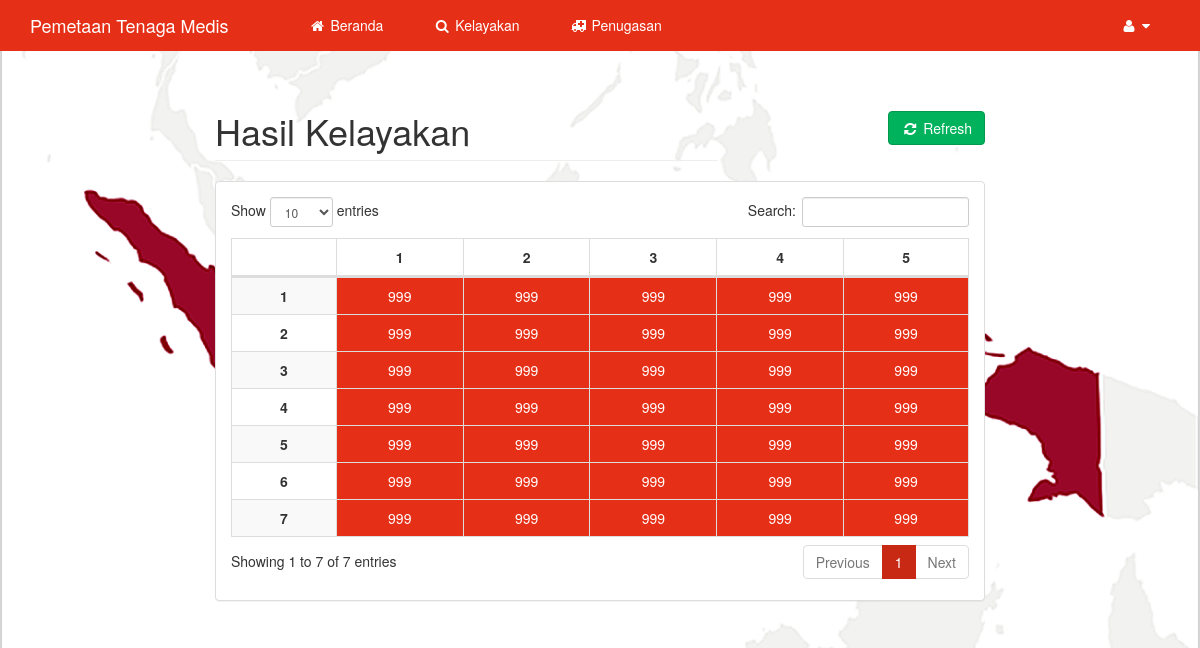
The page /index.php/compute on the database as committed earlier.
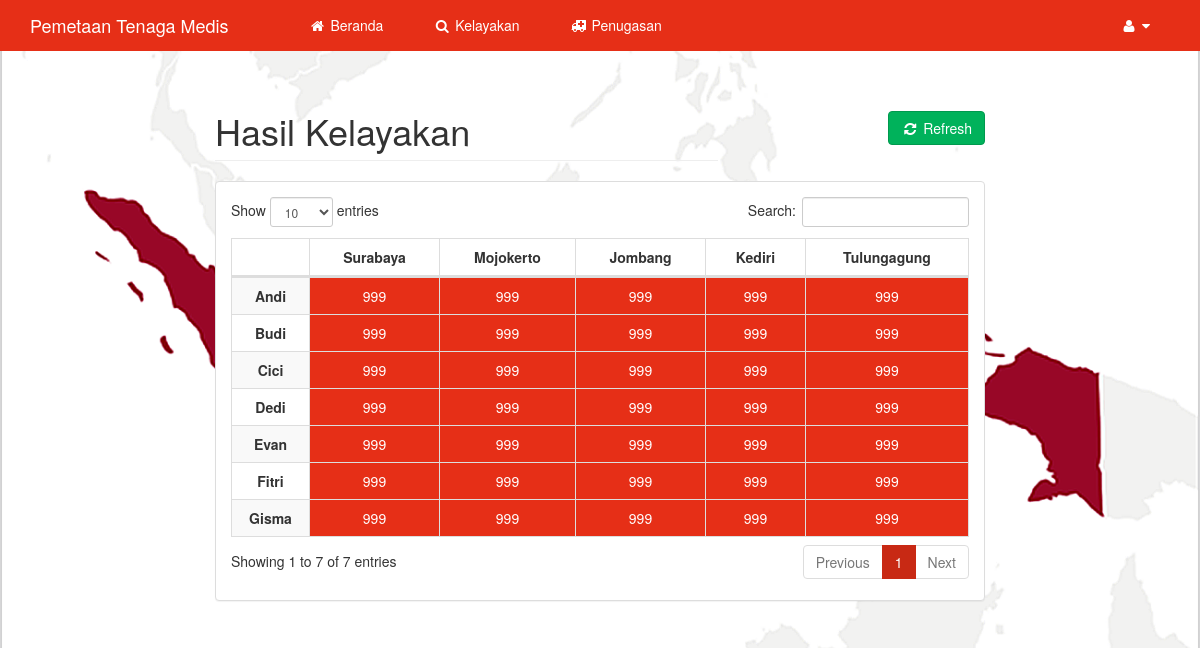
The same page on the database as committed later.
### tables this page shows
CREATE TABLE IF NOT EXISTS `kab_kota` (
  `id_kota` int(10) NOT NULL,
  `nama_kota` varchar(20) NOT NULL
);

CREATE TABLE IF NOT EXISTS `tenaga_medis` (
  `id_tenaga_medis` int(10) NOT NULL,
  `id_kota` int(10) DEFAULT NULL,
  `id_psm` int(10) DEFAULT NULL,
  `nama_tenaga_medis` varchar(50) NOT NULL
);

### application/controllers/Compute.php (called while the page is built, shortened)
<?php
class Compute extends CI_Controller
{
	public function __construct()
	{
		$this->Doctor = null;
		$this->City = null;
		$this->DoctorXCity = null;
	}
	private function getDoctor()
	{
		$this->load->model('tenaga_medis_model');
		$this->Doctor = $this->tenaga_medis_model->getAllID();
	}
	private function getCity()
	{
		$this->load->model('kab_kota_model');
		$this->City = $this->kab_kota_model->getAllID();
	}
	public function index()
	{
		$this->getDoctor();
		$this->getCity();
		foreach($this->Doctor as $row)
		{
			foreach($this->City as $col)
			{
				$this->DoctorXCity[$row->id][$col->id] = 999;
			}
		}
		$this->load->model('assignment');
		$this->load->model('biaya_model');
		$assignment = $this->assignment->get();
		$data['assignment'] = $this->DoctorXCity;
		$this->load->model('tenaga_medis_model');
		foreach($this->Doctor as $row)
		{
			$id = $row->id;
			$row->id = $this->tenaga_medis_model->getNama($id)->nama;
		}
		$data['doctor'] = $this->Doctor;
		$this->load->model('kab_kota_model');
		foreach($this->City as $row)
		{
			$id = $row->id;
			$row->id = $this->kab_kota_model->getNama($id)->nama;
		}
		$data['city'] = $this->City;
		$this->load->view('header');
		$this->load->view('feasible', $data);
		$this->load->view('footer');
	}
}

### index.php (called while the page is built, shortened)
<?php
require_once BASEPATH.'core/CodeIgniter.php';

### application/models/Kab_kota_model.php (called while the page is built, shortened)
<?php
class Kab_kota_model extends CI_Model
{
	public function getAllID()
	{
		$this->db->select('id_kota as id');
		$this->db->from('kab_kota');
		$data = $this->db->get();
		return $data->result();
	}
	public function getNama($id)
	{
		$this->db->select('nama_kota as nama');
		$this->db->from('kab_kota');
		$this->db->where('id_kota', $id);
		$data = $this->db->get();
		return $data->row();
	}
}

### application/models/Tenaga_medis_model.php (called while the page is built, shortened)
<?php
class Tenaga_medis_model extends CI_Model
{
	public function getAllID()
	{
		$this->db->select('id_tenaga_medis as id');
		$this->db->from('tenaga_medis');
		$data = $this->db->get();
		return $data->result();
	}
	public function getNama($id)
	{
		$this->db->select('nama_tenaga_medis as nama');
		$this->db->from('tenaga_medis');
		$this->db->where('id_tenaga_medis', $id);
		$data = $this->db->get();
		return $data->row();
	}
}

### application/models/assignment.php (called while the page is built, shortened)
<?php
class Assignment extends CI_Model
{
	public function get()
	{
		$this->db->select('tenaga_medis.id_tenaga_medis as id_t, kab_kota.id_kota as id_k, assignment.assignment as value');
		$this->db->from('assignment, tenaga_medis, kab_kota');
		$this->db->where('tenaga_medis.id_tenaga_medis = assignment.id_tenaga_medis and kab_kota.id_kota = assignment.id_kota');
		$data = $this->db->get();
		return $data->result();
	}
}

### application/views/feasible.php (the view, shortened to what this page needs)
<div class="col-lg-8 col-lg-offset-2" id="page-content">
    <div class="row">
        <div class="col-lg-8">
            <h1 class="page-header">Hasil Kelayakan</h1>
        </div>
		<div class="col-lg-4 text-right">
			<br/>
			<br/>
			<a href="<?php echo site_url("compute/main") ?>" class="btn btn-success" role="button">
				<i class="fa fa-refresh fa-fw"></i>
				Refresh
			</a>
		</div>
    </div>
    <div class="row">
        <div class="col-lg-12">
            <div class="panel panel-default">
                <div class="panel-body">
                    <div class="dataTable_wrapper" style="overflow:auto">
                        <table class="table table-striped table-bordered table-hover" id="dataTables-example">
                            <thead>
                                <tr>
                                    <?php
										echo "<th></th>";
										if($city != null)
										{
											foreach($city as $row)
											{
												echo '<th class="text-center '.$row->id.'">';
												echo $row->id;
												echo "</th>";
											}
										}
									?>
                                </tr>
                            </thead>
                            <tbody>
								<?php
									$crow = 1;
									if($doctor != null)
									{
										foreach($doctor as $row)
										{
											echo '<tr class="'.$row->id.'">';
											echo "<th class='text-center'>";
											echo $row->id;
											echo "</th>";
											$ccol = 1;
											if($city != null)
											{
												foreach($city as $col)
												{
													$result = $assignment[$crow][$ccol++];
													if($result == 999)
													{
														echo '<td class="text-center '.$row->id.' '.$col->id.'" style="background-color:#E62F17; color:white">';
													}
													else
													{
														echo '<td class="text-center '.$row->id.' '.$col->id.'" style="background-color:#19FF8E">';
													}
													echo $result;
													echo "</td>";
												}
											}
											$crow++;
											echo "</tr>";
										}
									}
								?>
                            </tbody>
                        </table>
                    </div>
                </div>
            </div>
        </div>
    </div>
</div>

### application/views/header.php (shortened to what this page needs)
<!DOCTYPE html>
<html lang="en">
<head>
    <link href="<?php echo base_url() ?>assets/css/bootstrap.min.css" rel="stylesheet">
    <link href="<?php echo base_url() ?>assets/css/metisMenu.min.css" rel="stylesheet">
    <link href="<?php echo base_url() ?>assets/css/dataTables.bootstrap.css" rel="stylesheet">
    <link href="<?php echo base_url() ?>assets/css/dataTables.responsive.css" rel="stylesheet">
    <link href="<?php echo base_url() ?>assets/css/font-awesome.min.css" rel="stylesheet" type="text/css">
</head>
<body>
<body>
    <nav class="navbar navbar-inverse navbar-static-top" role="navigation">
        <div class="container">
            <div class="navbar-header">
                <a href="<?=site_url("beranda")?>" class="navbar-brand">Pemetaan Tenaga Medis</a>
            </div>
            <div class="collapse navbar-collapse">
                <ul class="nav navbar-nav">
                    <li><a href="<?=site_url("beranda")?>">
                        <i class="fa fa-home fa-fw"></i> Beranda
                    </a></li>
					<li><a href="<?=site_url("compute")?>">
                        <i class="fa fa-search fa-fw"></i> Kelayakan
                    </a></li>
					<li><a href="<?=site_url("solution")?>">
                        <i class="fa fa-ambulance fa-fw"></i> Penugasan
                    </a></li>
                </ul>
                <ul class="nav navbar-nav navbar-right">
                    <li class="dropdown">
                        <a class="dropdown-toggle" data-toggle="dropdown" href="#">
                            <i class="fa fa-user fa-fw"></i> <?=$this->session->userdata('username')?> <i class="fa fa-caret-down"></i>
                        </a>
                    </li>
                </ul>
            </div>
        </div>
    </nav>

### application/views/footer.php (shortened to what this page needs)
</body>
</html>

Rows that differ between the two databases and show on the page:
changed kab_kota: id_kota+nama_kota "1" → "Surabaya"
changed kab_kota: id_kota+nama_kota "2" → "Mojokerto"
changed kab_kota: id_kota+nama_kota "3" → "Jombang"
changed kab_kota: id_kota+nama_kota "4" → "Kediri"
changed kab_kota: id_kota+nama_kota "5" → "Tulungagung"
changed tenaga_medis: id_tenaga_medis+nama_tenaga_medis "1" → "Andi"
changed tenaga_medis: id_tenaga_medis+nama_tenaga_medis "2" → "Budi"
changed tenaga_medis: id_tenaga_medis+nama_tenaga_medis "3" → "Cici"
changed tenaga_medis: id_tenaga_medis+nama_tenaga_medis "4" → "Dedi"
changed tenaga_medis: id_tenaga_medis+nama_tenaga_medis "5" → "Evan"
changed tenaga_medis: id_tenaga_medis+nama_tenaga_medis "6" → "Fitri"
changed tenaga_medis: id_tenaga_medis+nama_tenaga_medis "7" → "Gisma"
